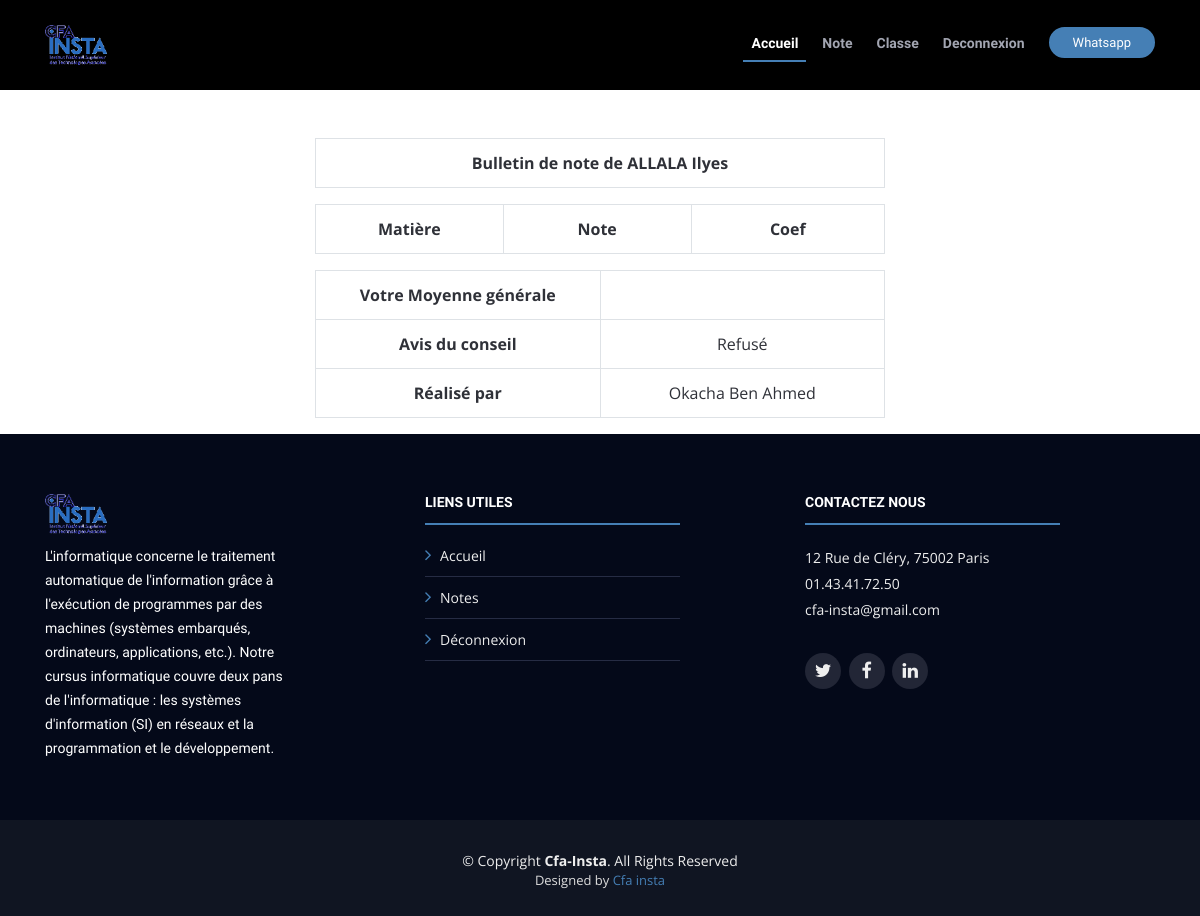
Before: /vue/note.php (signed in) with the older database file.
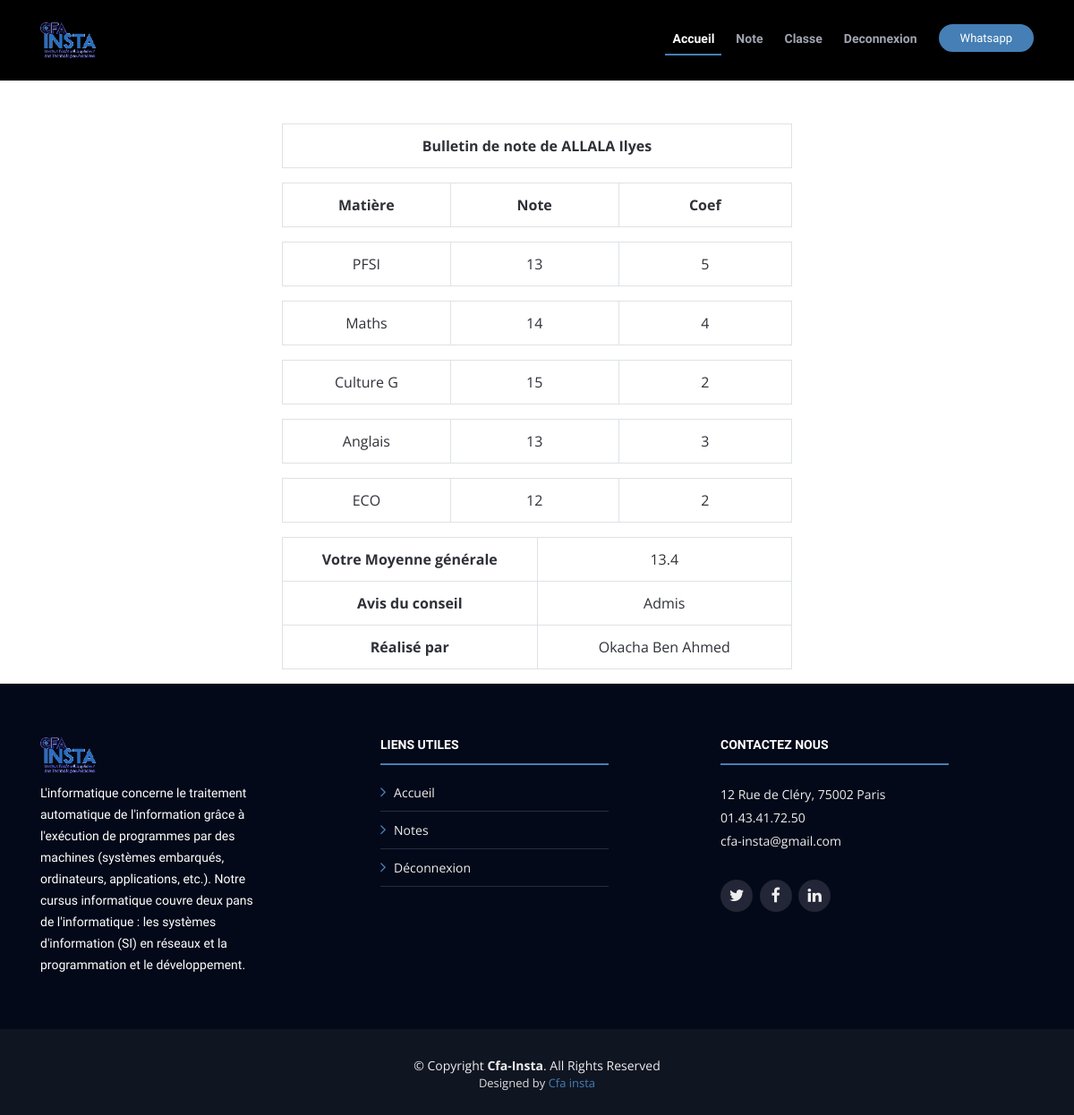
After: the same page with the newer database file.
### tables this page shows
CREATE TABLE IF NOT EXISTS `etudiant` (
  `id_etudiant` int(11) NOT NULL,
  `Nom` varchar(50) NOT NULL,
  `Prenom` varchar(50) NOT NULL,
  `Date_naiss` date NOT NULL,
  `Email` varchar(50) NOT NULL,
  `login` varchar(50) NOT NULL,
  `mdp` varchar(50) NOT NULL,
  `adresse` varchar(50) NOT NULL,
  `Roles` varchar(50) NOT NULL,
  `id_classe` int(11) NOT NULL
);

CREATE TABLE IF NOT EXISTS `note` (
  `id_note` int(11) NOT NULL,
  `Valeur` varchar(50) NOT NULL,
  `id_matiere` int(11) NOT NULL,
  `id_etudiant` int(11) NOT NULL
);

CREATE TABLE IF NOT EXISTS `matiere` (
  `id_matiere` int(11) NOT NULL,
  `libelle` varchar(50) NOT NULL,
  `coef` int(11) NOT NULL
);

### controleur/leControleur.php (called while the page is built, shortened)
<?php
require_once("../modele/leModele.php");
class leControleur
{
    private $unModele;
    public function __construct($server,$bdd,$user,$mdp)
    {
        $this->unModele = new leModele($server,$bdd,$user,$mdp);
    }
     public function selectEtudiant()
    {
        return $this->unModele->selectEtudiant();
    }
    public function selectEtudiantt()
    {
        return $this->unModele->selectEtudiantt();
    }
      public function selectMoyenne()
      {
          return $this->unModele->selectMoyenne();
      }
      public function calculeMoyenne()
      {
          return $this->unModele->calculeMoyenne();
      }
}

### modele/leModele.php (called while the page is built, shortened)
<?php
class leModele {
    private $unPdo;
    public function __construct($server, $bdd, $user, $mdp)
    {
        $this->unPdo = null;
        try
        {
            $this->unPdo = new PDO("mysql:host=".$server.";dbname=".$bdd,$user,$mdp);
        }
        catch(PDOExecption $exp)
        {
            echo "Erreur de connexion à la base données";
            echo $exp->getMessage();
        }
    }
     public function selectEtudiant()
    {
    if ($this->unPdo != null) {
            $requete = "select * from etudiant where roles = 'Role_Stud';";
            $select = $this->unPdo->prepare($requete);
            $select->execute();
            $result = $select->fetchAll();
            return $result;
        }
    }
    public function selectEtudiantt()
    {
    if ($this->unPdo != null) {
            $requete = "select * from etudiant where id_etudiant= :id_etudiant;";
            $donnee = array(":id_etudiant"=>$_SESSION['id_etudiant']);
            $select = $this->unPdo->prepare($requete);
            $select->execute($donnee);
            $resultat = $select->fetchAll();
            return $resultat;
        }
    }
    public function selectMoyenne()
    {
    if ($this->unPdo != null) {
            $requete = "select n.Valeur, n.id_etudiant, n.id_matiere, m.libelle, m.coef, e.nom, e.prenom
            from note n, matiere m, etudiant e
            where m.id_matiere = n.id_matiere and n.id_etudiant = e.id_etudiant and n.id_etudiant = :id_etudiant;";
            $donnee = array(":id_etudiant"=>$_SESSION['id_etudiant']);
            $select = $this->unPdo->prepare($requete);
            $select->execute($donnee);
            $result = $select->fetchAll();
            return $result;
        }
    }
    public function calculeMoyenne()
    {
    if ($this->unPdo != null) {
            $requete = "select avg(Valeur) as moyenne from note where id_etudiant = :id_etudiant";
            $donnee = array(":id_etudiant"=>$_SESSION['id_etudiant']);
            $select = $this->unPdo->prepare($requete);
            $select->execute($donnee);
            $results = $select->fetch();
            return $results;
        }
    }
}

### vue/affichage/vueMoyenne.php (the view, shortened to what this page needs)
<?php
$admis = "Admis";
if($result_moy['moyenne'] < 10)
{
$admis = "Refusé";
}
        echo"<table class=' table table-bordered'>";
        foreach($resultat as $unRes)
        {
        echo" <tr><th width='100%' class='center'>Bulletin de note de ".$unRes['Nom']." ".$unRes['Prenom']."</th></table> ";}
        echo "<table class=' table table-bordered'>
                <th width='33%'>Matière</th><th width='33%'>Note</th><th>Coef</th>
        ";
    foreach ($result as $unResultat)
    {
        echo"<table class=' table table-bordered'>";
    echo "<tr>
         <td width='33%'>".$unResultat['libelle']."</td>
         <td width='33%'>".$unResultat['Valeur']."</td>
         <td>".$unResultat['coef']."</td>"
         ;
         echo"</table>
         </form> </td>
         </tr>";
    }
    echo "</table></table>";
    echo"<table class=' table table-bordered'>
    <th>Votre Moyenne générale</th>
    </td><td width='50%'>".$result_moy['moyenne']."</td>
    <tr><th>Avis du conseil</th><td>".$admis."</td></tr>
    <tr><th>Réalisé par </th><td>Okacha Ben Ahmed</td></tr></table>";
?>

Changed rows visible on the page:
added note: id_matiere.libelle "PFSI", Valeur "13", id_matiere.coef "5"
added note: id_matiere.libelle "Maths", Valeur "14", id_matiere.coef "4"
added note: id_matiere.libelle "Culture G", Valeur "15", id_matiere.coef "2"
added note: id_matiere.libelle "Anglais", Valeur "13", id_matiere.coef "3"
added note: id_matiere.libelle "ECO", Valeur "12", id_matiere.coef "2"
Other visible differences:
$result_moy['moyenne']: (not shown) → "13.4"
$admis: "Refusé" → "Admis"
